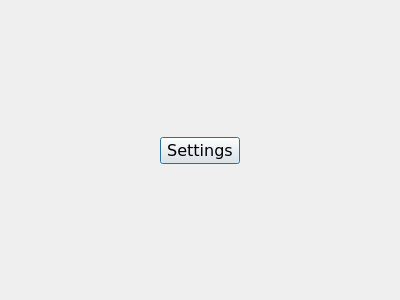
<?xml version="1.0" encoding="UTF-8"?>
<ui version="4.0">
 <class>FirstWindow</class>
 <widget class="QDialog" name="FirstWindow">
  <property name="geometry">
   <rect>
    <x>0</x>
    <y>0</y>
    <width>400</width>
    <height>300</height>
   </rect>
  </property>
  <property name="font">
   <font>
    <family>Verdana</family>
    <pointsize>12</pointsize>
   </font>
  </property>
  <property name="windowTitle">
   <string>First Window</string>
  </property>
  <layout class="QVBoxLayout" name="verticalLayout">
   <item>
    <spacer name="verticalSpacer">
     <property name="orientation">
      <enum>Qt::Vertical</enum>
     </property>
     <property name="sizeHint" stdset="0">
      <size>
       <width>20</width>
       <height>118</height>
      </size>
     </property>
    </spacer>
   </item>
   <item>
    <layout class="QHBoxLayout" name="horizontalLayout">
     <item>
      <spacer name="horizontalSpacer">
       <property name="orientation">
        <enum>Qt::Horizontal</enum>
       </property>
       <property name="sizeHint" stdset="0">
        <size>
         <width>40</width>
         <height>20</height>
        </size>
       </property>
      </spacer>
     </item>
     <item>
      <widget class="QPushButton" name="settingsButton">
       <property name="text">
        <string>Settings</string>
       </property>
      </widget>
     </item>
     <item>
      <spacer name="horizontalSpacer_2">
       <property name="orientation">
        <enum>Qt::Horizontal</enum>
       </property>
       <property name="sizeHint" stdset="0">
        <size>
         <width>40</width>
         <height>20</height>
        </size>
       </property>
      </spacer>
     </item>
    </layout>
   </item>
   <item>
    <spacer name="verticalSpacer_2">
     <property name="orientation">
      <enum>Qt::Vertical</enum>
     </property>
     <property name="sizeHint" stdset="0">
      <size>
       <width>20</width>
       <height>118</height>
      </size>
     </property>
    </spacer>
   </item>
  </layout>
 </widget>
 <resources/>
 <connections/>
</ui>
